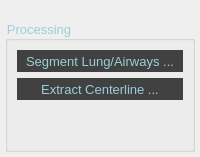
          <widget class="QWidget" name="tab_process">
           <attribute name="title">
            <string>Process</string>
           </attribute>
           <layout class="QVBoxLayout" name="verticalLayout_16">
            <property name="spacing">
             <number>3</number>
            </property>
            <property name="leftMargin">
             <number>5</number>
            </property>
            <property name="topMargin">
             <number>20</number>
            </property>
            <property name="rightMargin">
             <number>5</number>
            </property>
            <property name="bottomMargin">
             <number>5</number>
            </property>
            <item>
             <widget class="QGroupBox" name="groupBox_segmentation">
              <property name="enabled">
               <bool>false</bool>
              </property>
              <property name="font">
               <font>
                <pointsize>10</pointsize>
                <weight>50</weight>
                <bold>false</bold>
                <strikeout>false</strikeout>
                <kerning>true</kerning>
               </font>
              </property>
              <property name="autoFillBackground">
               <bool>false</bool>
              </property>
              <property name="styleSheet">
               <string notr="true">color: rgb(157, 205, 216);</string>
              </property>
              <property name="title">
               <string>Processing</string>
              </property>
              <property name="alignment">
               <set>Qt::AlignLeading|Qt::AlignLeft|Qt::AlignVCenter</set>
              </property>
              <property name="flat">
               <bool>true</bool>
              </property>
              <property name="checkable">
               <bool>false</bool>
              </property>
              <layout class="QVBoxLayout" name="verticalLayout_15">
               <item>
                <widget class="QToolButton" name="btn_Segment">
                 <property name="enabled">
                  <bool>false</bool>
                 </property>
                 <property name="sizePolicy">
                  <sizepolicy hsizetype="Preferred" vsizetype="Preferred">
                   <horstretch>0</horstretch>
                   <verstretch>0</verstretch>
                  </sizepolicy>
                 </property>
                 <property name="font">
                  <font>
                   <pointsize>10</pointsize>
                  </font>
                 </property>
                 <property name="cursor">
                  <cursorShape>PointingHandCursor</cursorShape>
                 </property>
                 <property name="layoutDirection">
                  <enum>Qt::LeftToRight</enum>
                 </property>
                 <property name="autoFillBackground">
                  <bool>false</bool>
                 </property>
                 <property name="styleSheet">
                  <string notr="true">background-color: rgb(65, 65, 65);</string>
                 </property>
                 <property name="text">
                  <string>Segment Lung/Airways ...</string>
                 </property>
                 <property name="icon">
                  <iconset resource="resources.qrc">
                   <normaloff>:/icon/icons/Segmentation.png</normaloff>:/icon/icons/Segmentation.png</iconset>
                 </property>
                 <property name="iconSize">
                  <size>
                   <width>50</width>
                   <height>50</height>
                  </size>
                 </property>
                 <property name="checkable">
                  <bool>false</bool>
                 </property>
                 <property name="toolButtonStyle">
                  <enum>Qt::ToolButtonTextBesideIcon</enum>
                 </property>
                 <property name="autoRaise">
                  <bool>true</bool>
                 </property>
                </widget>
               </item>
               <item>
                <widget class="QToolButton" name="btn_Centerline">
                 <property name="enabled">
                  <bool>false</bool>
                 </property>
                 <property name="sizePolicy">
                  <sizepolicy hsizetype="Preferred" vsizetype="Preferred">
                   <horstretch>0</horstretch>
                   <verstretch>0</verstretch>
                  </sizepolicy>
                 </property>
                 <property name="font">
                  <font>
                   <pointsize>10</pointsize>
                  </font>
                 </property>
                 <property name="cursor">
                  <cursorShape>PointingHandCursor</cursorShape>
                 </property>
                 <property name="layoutDirection">
                  <enum>Qt::LeftToRight</enum>
                 </property>
                 <property name="autoFillBackground">
                  <bool>false</bool>
                 </property>
                 <property name="styleSheet">
                  <string notr="true">background-color: rgb(65, 65, 65);</string>
                 </property>
                 <property name="text">
                  <string>Extract Centerline ...</string>
                 </property>
                 <property name="icon">
                  <iconset resource="resources.qrc">
                   <normaloff>:/icon/icons/centerLine.png</normaloff>:/icon/icons/centerLine.png</iconset>
                 </property>
                 <property name="iconSize">
                  <size>
                   <width>50</width>
                   <height>50</height>
                  </size>
                 </property>
                 <property name="checkable">
                  <bool>false</bool>
                 </property>
                 <property name="toolButtonStyle">
                  <enum>Qt::ToolButtonTextBesideIcon</enum>
                 </property>
                 <property name="autoRaise">
                  <bool>true</bool>
                 </property>
                </widget>
               </item>
               <item>
                <spacer name="verticalSpacer_6">
                 <property name="orientation">
                  <enum>Qt::Vertical</enum>
                 </property>
                 <property name="sizeHint" stdset="0">
                  <size>
                   <width>20</width>
                   <height>40</height>
                  </size>
                 </property>
                </spacer>
               </item>
              </layout>
             </widget>
            </item>
           </layout>
          </widget>
